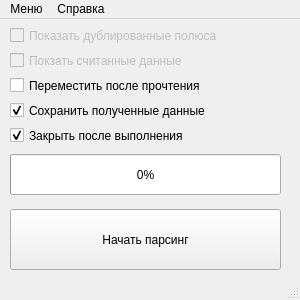
<?xml version="1.0" encoding="UTF-8"?>
<ui version="4.0">
 <author>Зарихин В. А.</author>
 <class>main_window</class>
 <widget class="QMainWindow" name="main_window">
  <property name="geometry">
   <rect>
    <x>0</x>
    <y>0</y>
    <width>300</width>
    <height>300</height>
   </rect>
  </property>
  <property name="minimumSize">
   <size>
    <width>300</width>
    <height>300</height>
   </size>
  </property>
  <property name="maximumSize">
   <size>
    <width>300</width>
    <height>300</height>
   </size>
  </property>
  <property name="windowTitle">
   <string>Парсер</string>
  </property>
  <widget class="QWidget" name="widget">
   <property name="minimumSize">
    <size>
     <width>286</width>
     <height>211</height>
    </size>
   </property>
   <widget class="QCheckBox" name="move_after_reading">
    <property name="geometry">
     <rect>
      <x>10</x>
      <y>55</y>
      <width>271</width>
      <height>23</height>
     </rect>
    </property>
    <property name="text">
     <string>Переместить после прочтения</string>
    </property>
   </widget>
   <widget class="QCheckBox" name="show_policies">
    <property name="enabled">
     <bool>false</bool>
    </property>
    <property name="geometry">
     <rect>
      <x>10</x>
      <y>5</y>
      <width>271</width>
      <height>23</height>
     </rect>
    </property>
    <property name="text">
     <string>Показать дублированные полюса</string>
    </property>
   </widget>
   <widget class="QCheckBox" name="show_data">
    <property name="enabled">
     <bool>false</bool>
    </property>
    <property name="geometry">
     <rect>
      <x>10</x>
      <y>30</y>
      <width>271</width>
      <height>23</height>
     </rect>
    </property>
    <property name="text">
     <string notr="true">Покзать считанные данные</string>
    </property>
   </widget>
   <widget class="QCheckBox" name="save">
    <property name="geometry">
     <rect>
      <x>10</x>
      <y>80</y>
      <width>271</width>
      <height>23</height>
     </rect>
    </property>
    <property name="text">
     <string>Сохранить полученные данные</string>
    </property>
    <property name="checked">
     <bool>true</bool>
    </property>
   </widget>
   <widget class="QProgressBar" name="progress_bar">
    <property name="geometry">
     <rect>
      <x>10</x>
      <y>135</y>
      <width>271</width>
      <height>41</height>
     </rect>
    </property>
    <property name="acceptDrops">
     <bool>false</bool>
    </property>
    <property name="value">
     <number>0</number>
    </property>
    <property name="textVisible">
     <bool>true</bool>
    </property>
    <property name="orientation">
     <enum>Qt::Horizontal</enum>
    </property>
   </widget>
   <widget class="QPushButton" name="pars_button">
    <property name="enabled">
     <bool>true</bool>
    </property>
    <property name="geometry">
     <rect>
      <x>10</x>
      <y>190</y>
      <width>271</width>
      <height>61</height>
     </rect>
    </property>
    <property name="mouseTracking">
     <bool>true</bool>
    </property>
    <property name="tabletTracking">
     <bool>false</bool>
    </property>
    <property name="contextMenuPolicy">
     <enum>Qt::DefaultContextMenu</enum>
    </property>
    <property name="text">
     <string>Начать парсинг</string>
    </property>
   </widget>
   <widget class="QCheckBox" name="close_after_done">
    <property name="geometry">
     <rect>
      <x>10</x>
      <y>105</y>
      <width>271</width>
      <height>23</height>
     </rect>
    </property>
    <property name="text">
     <string notr="true">Закрыть после выполнения</string>
    </property>
    <property name="checked">
     <bool>true</bool>
    </property>
   </widget>
  </widget>
  <widget class="QMenuBar" name="menubar">
   <property name="enabled">
    <bool>true</bool>
   </property>
   <property name="geometry">
    <rect>
     <x>0</x>
     <y>0</y>
     <width>300</width>
     <height>21</height>
    </rect>
   </property>
   <widget class="QMenu" name="menu">
    <property name="title">
     <string>Меню</string>
    </property>
    <addaction name="settings"/>
    <addaction name="exit"/>
   </widget>
   <widget class="QMenu" name="help">
    <property name="title">
     <string>Справка</string>
    </property>
    <addaction name="manual"/>
    <addaction name="about"/>
   </widget>
   <addaction name="menu"/>
   <addaction name="help"/>
  </widget>
  <widget class="QStatusBar" name="statusbar"/>
  <action name="exit">
   <property name="text">
    <string>Выход</string>
   </property>
  </action>
  <action name="about">
   <property name="text">
    <string>О программе</string>
   </property>
  </action>
  <action name="settings">
   <property name="enabled">
    <bool>false</bool>
   </property>
   <property name="text">
    <string>Настройки</string>
   </property>
  </action>
  <action name="manual">
   <property name="text">
    <string>Инструкция</string>
   </property>
  </action>
 </widget>
 <resources/>
 <connections/>
</ui>
